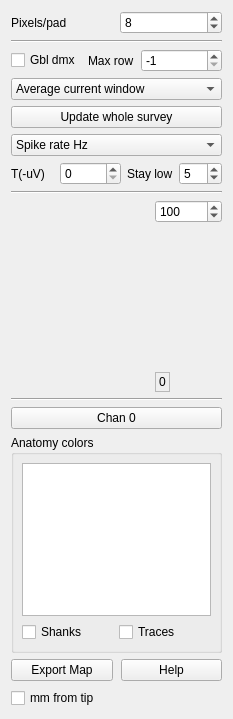
<?xml version="1.0" encoding="UTF-8"?>
<ui version="4.0">
 <class>FVShankViewTab</class>
 <widget class="QWidget" name="FVShankViewTab">
  <property name="geometry">
   <rect>
    <x>0</x>
    <y>0</y>
    <width>233</width>
    <height>719</height>
   </rect>
  </property>
  <property name="windowTitle">
   <string>Form</string>
  </property>
  <layout class="QGridLayout" name="gridLayout_4" rowstretch="0,0,0,0,0,0,0,0,0,0,0,1,0">
   <item row="0" column="0">
    <layout class="QHBoxLayout" name="horizontalLayout_3">
     <item>
      <widget class="QLabel" name="label">
       <property name="text">
        <string>Pixels/pad</string>
       </property>
      </widget>
     </item>
     <item>
      <widget class="QSpinBox" name="ypixSB">
       <property name="sizePolicy">
        <sizepolicy hsizetype="Preferred" vsizetype="Fixed">
         <horstretch>0</horstretch>
         <verstretch>0</verstretch>
        </sizepolicy>
       </property>
       <property name="toolTip">
        <string>Drawing scale</string>
       </property>
       <property name="minimum">
        <number>2</number>
       </property>
       <property name="maximum">
        <number>200</number>
       </property>
       <property name="singleStep">
        <number>2</number>
       </property>
       <property name="value">
        <number>8</number>
       </property>
      </widget>
     </item>
    </layout>
   </item>
   <item row="1" column="0">
    <widget class="Line" name="line">
     <property name="sizePolicy">
      <sizepolicy hsizetype="MinimumExpanding" vsizetype="Fixed">
       <horstretch>0</horstretch>
       <verstretch>0</verstretch>
      </sizepolicy>
     </property>
     <property name="minimumSize">
      <size>
       <width>20</width>
       <height>0</height>
      </size>
     </property>
     <property name="orientation">
      <enum>Qt::Horizontal</enum>
     </property>
    </widget>
   </item>
   <item row="2" column="0">
    <layout class="QHBoxLayout" name="horizontalLayout_2">
     <property name="spacing">
      <number>7</number>
     </property>
     <item>
      <widget class="QCheckBox" name="gbldmxChk">
       <property name="text">
        <string>Gbl dmx</string>
       </property>
      </widget>
     </item>
     <item>
      <widget class="QLabel" name="label_4">
       <property name="text">
        <string>Max row</string>
       </property>
      </widget>
     </item>
     <item>
      <widget class="QSpinBox" name="maxrowSB">
       <property name="sizePolicy">
        <sizepolicy hsizetype="MinimumExpanding" vsizetype="Fixed">
         <horstretch>0</horstretch>
         <verstretch>0</verstretch>
        </sizepolicy>
       </property>
       <property name="minimum">
        <number>-1</number>
       </property>
       <property name="maximum">
        <number>9000</number>
       </property>
       <property name="value">
        <number>-1</number>
       </property>
      </widget>
     </item>
    </layout>
   </item>
   <item row="3" column="0">
    <widget class="QComboBox" name="howCB">
     <item>
      <property name="text">
       <string>Average current window</string>
      </property>
     </item>
     <item>
      <property name="text">
       <string>Sample whole survey</string>
      </property>
     </item>
    </widget>
   </item>
   <item row="4" column="0">
    <widget class="QPushButton" name="updtBut">
     <property name="text">
      <string>Update whole survey</string>
     </property>
    </widget>
   </item>
   <item row="5" column="0">
    <widget class="QComboBox" name="whatCB">
     <item>
      <property name="text">
       <string>Spike rate Hz</string>
      </property>
     </item>
     <item>
      <property name="text">
       <string>AP pk-pk uV</string>
      </property>
     </item>
     <item>
      <property name="text">
       <string>LF pk-pk uV</string>
      </property>
     </item>
    </widget>
   </item>
   <item row="6" column="0">
    <layout class="QHBoxLayout" name="horizontalLayout">
     <item>
      <widget class="QLabel" name="label_2">
       <property name="text">
        <string>T(-uV)</string>
       </property>
      </widget>
     </item>
     <item>
      <widget class="QSpinBox" name="TSB">
       <property name="sizePolicy">
        <sizepolicy hsizetype="Preferred" vsizetype="Fixed">
         <horstretch>0</horstretch>
         <verstretch>0</verstretch>
        </sizepolicy>
       </property>
       <property name="toolTip">
        <string>Spike detection threshold</string>
       </property>
       <property name="maximum">
        <number>10000</number>
       </property>
       <property name="singleStep">
        <number>10</number>
       </property>
      </widget>
     </item>
     <item>
      <widget class="QLabel" name="label_3">
       <property name="text">
        <string>Stay low</string>
       </property>
      </widget>
     </item>
     <item>
      <widget class="QSpinBox" name="inarowSB">
       <property name="sizePolicy">
        <sizepolicy hsizetype="Preferred" vsizetype="Fixed">
         <horstretch>0</horstretch>
         <verstretch>0</verstretch>
        </sizepolicy>
       </property>
       <property name="toolTip">
        <string>Stay beyond threshold this many counts</string>
       </property>
       <property name="minimum">
        <number>1</number>
       </property>
       <property name="maximum">
        <number>99</number>
       </property>
       <property name="singleStep">
        <number>1</number>
       </property>
       <property name="value">
        <number>5</number>
       </property>
      </widget>
     </item>
    </layout>
   </item>
   <item row="7" column="0">
    <widget class="Line" name="line_2">
     <property name="sizePolicy">
      <sizepolicy hsizetype="MinimumExpanding" vsizetype="Fixed">
       <horstretch>0</horstretch>
       <verstretch>0</verstretch>
      </sizepolicy>
     </property>
     <property name="minimumSize">
      <size>
       <width>20</width>
       <height>0</height>
      </size>
     </property>
     <property name="orientation">
      <enum>Qt::Horizontal</enum>
     </property>
    </widget>
   </item>
   <item row="8" column="0">
    <layout class="QGridLayout" name="gridLayout" columnstretch="0,0,0">
     <item row="0" column="2">
      <widget class="QSpinBox" name="rngSB">
       <property name="sizePolicy">
        <sizepolicy hsizetype="Preferred" vsizetype="Fixed">
         <horstretch>0</horstretch>
         <verstretch>0</verstretch>
        </sizepolicy>
       </property>
       <property name="toolTip">
        <string>Darkest color = 0; brightest = this value</string>
       </property>
       <property name="maximum">
        <number>100000</number>
       </property>
       <property name="singleStep">
        <number>10</number>
       </property>
       <property name="value">
        <number>100</number>
       </property>
      </widget>
     </item>
     <item row="1" column="2">
      <spacer name="verticalSpacer">
       <property name="orientation">
        <enum>Qt::Vertical</enum>
       </property>
       <property name="sizeHint" stdset="0">
        <size>
         <width>20</width>
         <height>40</height>
        </size>
       </property>
      </spacer>
     </item>
     <item row="2" column="2">
      <widget class="QLabel" name="label_6">
       <property name="sizePolicy">
        <sizepolicy hsizetype="Fixed" vsizetype="Fixed">
         <horstretch>0</horstretch>
         <verstretch>0</verstretch>
        </sizepolicy>
       </property>
       <property name="minimumSize">
        <size>
         <width>0</width>
         <height>20</height>
        </size>
       </property>
       <property name="frameShape">
        <enum>QFrame::StyledPanel</enum>
       </property>
       <property name="text">
        <string>0</string>
       </property>
      </widget>
     </item>
     <item row="0" column="1" rowspan="3">
      <widget class="ShankViewLut" name="lut" native="true">
       <property name="sizePolicy">
        <sizepolicy hsizetype="Minimum" vsizetype="Minimum">
         <horstretch>0</horstretch>
         <verstretch>0</verstretch>
        </sizepolicy>
       </property>
       <property name="minimumSize">
        <size>
         <width>32</width>
         <height>192</height>
        </size>
       </property>
      </widget>
     </item>
     <item row="0" column="0" rowspan="3">
      <spacer name="horizontalSpacer_2">
       <property name="orientation">
        <enum>Qt::Horizontal</enum>
       </property>
       <property name="sizeHint" stdset="0">
        <size>
         <width>8</width>
         <height>0</height>
        </size>
       </property>
      </spacer>
     </item>
    </layout>
   </item>
   <item row="9" column="0">
    <widget class="Line" name="line_3">
     <property name="sizePolicy">
      <sizepolicy hsizetype="MinimumExpanding" vsizetype="Fixed">
       <horstretch>0</horstretch>
       <verstretch>0</verstretch>
      </sizepolicy>
     </property>
     <property name="minimumSize">
      <size>
       <width>20</width>
       <height>0</height>
      </size>
     </property>
     <property name="orientation">
      <enum>Qt::Horizontal</enum>
     </property>
    </widget>
   </item>
   <item row="10" column="0">
    <widget class="QPushButton" name="chanBut">
     <property name="sizePolicy">
      <sizepolicy hsizetype="MinimumExpanding" vsizetype="Fixed">
       <horstretch>0</horstretch>
       <verstretch>0</verstretch>
      </sizepolicy>
     </property>
     <property name="toolTip">
      <string>Selected channel (click to find)</string>
     </property>
     <property name="text">
      <string>Chan 0</string>
     </property>
    </widget>
   </item>
   <item row="11" column="0">
    <widget class="QGroupBox" name="anatomyGB">
     <property name="title">
      <string>Anatomy colors</string>
     </property>
     <layout class="QGridLayout" name="gridLayout_2">
      <property name="leftMargin">
       <number>8</number>
      </property>
      <property name="topMargin">
       <number>8</number>
      </property>
      <property name="rightMargin">
       <number>8</number>
      </property>
      <property name="bottomMargin">
       <number>8</number>
      </property>
      <item row="0" column="0" colspan="2">
       <widget class="QTextEdit" name="legendTE">
        <property name="sizePolicy">
         <sizepolicy hsizetype="Expanding" vsizetype="Expanding">
          <horstretch>0</horstretch>
          <verstretch>0</verstretch>
         </sizepolicy>
        </property>
        <property name="focusPolicy">
         <enum>Qt::NoFocus</enum>
        </property>
        <property name="horizontalScrollBarPolicy">
         <enum>Qt::ScrollBarAsNeeded</enum>
        </property>
        <property name="sizeAdjustPolicy">
         <enum>QAbstractScrollArea::AdjustIgnored</enum>
        </property>
        <property name="autoFormatting">
         <set>QTextEdit::AutoNone</set>
        </property>
        <property name="undoRedoEnabled">
         <bool>false</bool>
        </property>
        <property name="lineWrapMode">
         <enum>QTextEdit::NoWrap</enum>
        </property>
        <property name="readOnly">
         <bool>true</bool>
        </property>
       </widget>
      </item>
      <item row="1" column="0">
       <widget class="QCheckBox" name="shanksChk">
        <property name="text">
         <string>Shanks</string>
        </property>
       </widget>
      </item>
      <item row="1" column="1">
       <widget class="QCheckBox" name="tracesChk">
        <property name="text">
         <string>Traces</string>
        </property>
       </widget>
      </item>
     </layout>
    </widget>
   </item>
   <item row="12" column="0">
    <layout class="QGridLayout" name="gridLayout_3">
     <property name="horizontalSpacing">
      <number>8</number>
     </property>
     <property name="verticalSpacing">
      <number>7</number>
     </property>
     <item row="0" column="0">
      <widget class="QPushButton" name="expBut">
       <property name="sizePolicy">
        <sizepolicy hsizetype="Expanding" vsizetype="Fixed">
         <horstretch>0</horstretch>
         <verstretch>0</verstretch>
        </sizepolicy>
       </property>
       <property name="text">
        <string>Export Map</string>
       </property>
      </widget>
     </item>
     <item row="0" column="1">
      <widget class="QPushButton" name="helpBut">
       <property name="sizePolicy">
        <sizepolicy hsizetype="Expanding" vsizetype="Fixed">
         <horstretch>0</horstretch>
         <verstretch>0</verstretch>
        </sizepolicy>
       </property>
       <property name="text">
        <string>Help</string>
       </property>
      </widget>
     </item>
     <item row="1" column="0" colspan="2">
      <widget class="QCheckBox" name="rulerChk">
       <property name="toolTip">
        <string>Ruler left of the shanks: distance from the probe tip</string>
       </property>
       <property name="text">
        <string>mm from tip</string>
       </property>
      </widget>
     </item>
    </layout>
   </item>
  </layout>
 </widget>
 <customwidgets>
  <customwidget>
   <class>ShankViewLut</class>
   <extends>QWidget</extends>
   <header>ShankViewLut.h</header>
   <container>1</container>
  </customwidget>
 </customwidgets>
 <tabstops>
  <tabstop>ypixSB</tabstop>
  <tabstop>gbldmxChk</tabstop>
  <tabstop>maxrowSB</tabstop>
  <tabstop>howCB</tabstop>
  <tabstop>updtBut</tabstop>
  <tabstop>whatCB</tabstop>
  <tabstop>TSB</tabstop>
  <tabstop>inarowSB</tabstop>
  <tabstop>rngSB</tabstop>
  <tabstop>chanBut</tabstop>
  <tabstop>shanksChk</tabstop>
  <tabstop>tracesChk</tabstop>
  <tabstop>expBut</tabstop>
  <tabstop>helpBut</tabstop>
  <tabstop>rulerChk</tabstop>
 </tabstops>
 <resources/>
 <connections/>
</ui>
